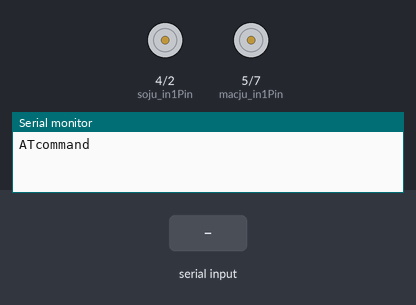
Recording of a sketch running on a simulated Arduino Uno, built with avr-gcc and run on an emulated ATmega328P. Shown: motor-driver pin pairs drawn as motors (green arrow = first pin HIGH = forward, orange = second pin HIGH = backward, longer = more drive, scaled by the enable pin), the last lines printed to the serial monitor. The test bench sets the inputs (shaded band).

Above: at 1.2 s.
1.3 s: "1\n" received over the second serial link
At 5.7 s:
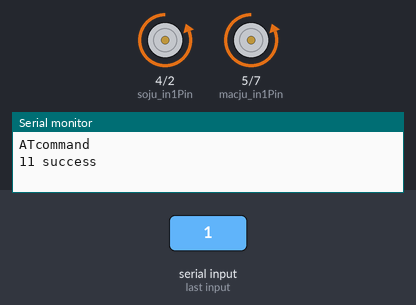
5.8 s: "2\n" received over the second serial link
At 9.4 s:
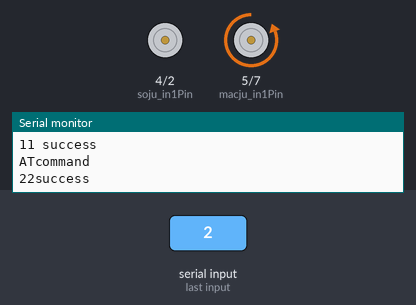
At 16.7 s:
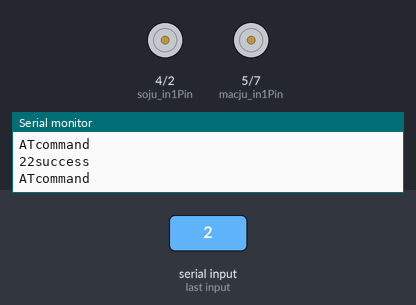
Timing chart, 0 to 17.8 s (numbered marks = the images above; inputs shaded):
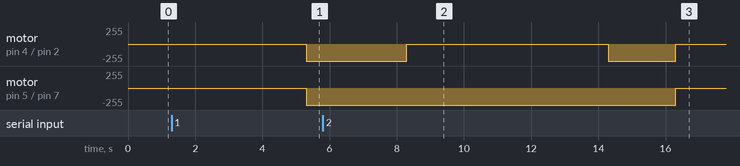

Measured:
- after the input at 1.3 s, motor on pin 4 (soju_in1Pin) / pin 2 (soju_in2Pin), motor on pin 5 (macju_in1Pin) / pin 7 (macju_in2Pin): stopped → backward 255/255 after 4.0 s
- after the input at 5.8 s, motor on pin 5 (macju_in1Pin) / pin 7 (macju_in2Pin): backward 255/255 → stopped after 10.5 s instead of 2.5 s

The sketch:

1218_10000_result.ino
```cpp
#include <SoftwareSerial.h>
//소주:맥주 3:7(황금비율) 2:8 1:9 1:1 1:0 0:1 2:1
  //bluetooth
  SoftwareSerial BTSerial(12,13); //softwareSerial (RX,TX) bluetooth pin
  byte buffer[1];  //데이터를 수신받을 버퍼
  int bufferPosition; //버퍼에 데이터를 저장할때 기록할 위치

  boolean isFirst;
  float first_soju_volume;
  float first_macju_volume;

  //motor  soju
  int soju_enablePin = 3;   //pmw pin
  int soju_in1Pin = 4;
  int soju_in2Pin = 2;
  int soju_nSwitch = 0;
  boolean soju_bReverse = true;
  int soju_nSpeed = 0;

  //motor  macju
  int macju_enablePin = 6;  //pwm pin
  int macju_in1Pin = 5;
  int macju_in2Pin = 7;
  int macju_nSwitch = 0;
  boolean macju_bReverse = true;
  int macju_nSpeed = 0;

  //distance sensor soju
  int soju_trigPin = 8;  //trigpin output
  int soju_echoPin = 9;  //echopin input
  float soju_duration, soju_distance;  //초음파 시간과, 거리

  //distance sensor macju
 // int macju_trigPin = 10;  //trigpin output
  //int macju_echoPin = 11;  //echopin input
  //float macju_duration, macju_distance;  //초음파 시간과, 거리

//sound
int speakerPin = 9;

void setup() {
  // put your setup code here, to run once:
  //bluetooth settting
  BTSerial.begin(9600);
  Serial.begin(9600);
  Serial.println("ATcommand");
  bufferPosition =0 ; //버퍼위치 초기화

  //motor setting
  pinMode(soju_enablePin, OUTPUT);
  pinMode(soju_in1Pin, OUTPUT);
  pinMode(soju_in2Pin, OUTPUT);
  pinMode(macju_enablePin, OUTPUT);
  pinMode(macju_in1Pin, OUTPUT);
  pinMode(macju_in2Pin, OUTPUT);


  //sensor_distance setting
   pinMode(soju_trigPin, OUTPUT);
   pinMode(soju_echoPin, INPUT);
//   pinMode(macju_trigPin, OUTPUT);
 //  pinMode(macju_echoPin, INPUT);

  isFirst = true;

//sound pin
pinMode(speakerPin,OUTPUT);
}


void loop() {
  // put your main code here, to run repeatedly:


  if (BTSerial.available()){ //블루투스로 데이터 수신
    byte data =BTSerial.read(); //수신받은 데이터 저장
    Serial.write(data);  //수신된 데이터 시리얼 모니터로 출력

    buffer[bufferPosition++] = data;  //수신받은 데이터를 버퍼에 저장

    if(data=='1')  //3:7황금 비율
    {
      Serial.write("1 success\n");

       soju_nSpeed=255;
      macju_nSpeed=255;
      soju_setMotor(soju_nSpeed,soju_bReverse);  //soju motor on
      delay(4000);
      macju_setMotor(macju_nSpeed,macju_bReverse); //macju motor on
      delay(3000);
      soju_nSpeed=0;
      macju_nSpeed=0;
      soju_setMotor(soju_nSpeed,soju_bReverse);  //soju motor on
      macju_setMotor(macju_nSpeed,macju_bReverse); //macju motor on
    }
    else if(data=='2') //2:8
    {
      Serial.write("2success\n");

     soju_nSpeed=255;
      macju_nSpeed=255;
      soju_setMotor(soju_nSpeed,soju_bReverse);  //soju motor on
      delay(6000);
      macju_setMotor(macju_nSpeed,macju_bReverse); //macju motor on
      delay(2000);
      soju_nSpeed=0;
      macju_nSpeed=0;
      soju_setMotor(soju_nSpeed,soju_bReverse);  //soju motor on
      macju_setMotor(macju_nSpeed,macju_bReverse); //macju motor on

    }
     else if(data=='3') //1:9
    {
      Serial.write("3 success");

       soju_nSpeed=255;
      macju_nSpeed=255;
      soju_setMotor(soju_nSpeed,soju_bReverse);  //soju motor on
      delay(8000);
      macju_setMotor(macju_nSpeed,macju_bReverse); //macju motor on
      delay(1000);
      soju_nSpeed=0;
      macju_nSpeed=0;
      soju_setMotor(soju_nSpeed,soju_bReverse);  //soju motor on
      macju_setMotor(macju_nSpeed,macju_bReverse); //macju motor on
    }
     else if(data=='4') //1:1
    {
      Serial.write("4 success");

      soju_nSpeed=255;
      macju_nSpeed=255;
      soju_setMotor(soju_nSpeed,soju_bReverse);  //soju motor on
      macju_setMotor(macju_nSpeed,macju_bReverse); //macju motor on
      delay(5000);
      soju_nSpeed=0;
      macju_nSpeed=0;
      soju_setMotor(soju_nSpeed,soju_bReverse);  //soju motor on
      macju_setMotor(macju_nSpeed,macju_bReverse); //macju motor on


    }
     else if(data=='5')// 1:0
    {
      Serial.write("5 success");

       soju_nSpeed=255;
      macju_nSpeed=255;
   //   soju_setMotor(soju_nSpeed,soju_bReverse);  //soju motor on

      macju_setMotor(macju_nSpeed,macju_bReverse); //macju motor on
      delay(10000);
      soju_nSpeed=0;
      macju_nSpeed=0;
      soju_setMotor(soju_nSpeed,soju_bReverse);  //soju motor on
      macju_setMotor(macju_nSpeed,macju_bReverse); //macju motor on
    }
     else if(data=='6')// 0:1
    {
      Serial.write("6 success");

       soju_nSpeed=255;
      macju_nSpeed=255;
      soju_setMotor(soju_nSpeed,soju_bReverse);  //soju motor on
      delay(10000);
      //macju_setMotor(macju_nSpeed,macju_bReverse); //macju motor on

      soju_nSpeed=0;
      macju_nSpeed=0;
      soju_setMotor(soju_nSpeed,soju_bReverse);  //soju motor on
      macju_setMotor(macju_nSpeed,macju_bReverse); //macju motor on
    }
       else if(data=='7')// 2:1
    {
     soju_nSpeed=255;
      macju_nSpeed=255;
      macju_setMotor(macju_nSpeed,macju_bReverse);
        //soju motor on
      delay(3333);
      soju_setMotor(soju_nSpeed,soju_bReverse);
            //macju motor on
      delay(3333);
      soju_nSpeed=0;
      macju_nSpeed=0;
      soju_setMotor(soju_nSpeed,soju_bReverse);  //soju motor on
      macju_setMotor(macju_nSpeed,macju_bReverse); //macju motor on
    }
    if(data=='\n'){ //문자열 종료 표시
      //buffer[bufferPosition] = '$';

      //스마트폰으로 문자열 전송
      BTSerial.write(buffer,bufferPosition);

      bufferPosition = 0;
      BTSerial.write('$');
      tone(speakerPin,500,1000);
    }

  }
}

void soju_get_distance()
{
      digitalWrite(soju_trigPin, HIGH);
      delay(10);
      digitalWrite(soju_trigPin, LOW);

      // echoPin 이 HIGH를 유지한 시간을 저장 한다.
      soju_duration = pulseIn(soju_echoPin, HIGH);
      // HIGH 였을 때 시간(초음파가 보냈다가 다시 들어온 시간)을 가지고 거리를 계산 한다.
      // 340은 초당 초음파(소리)의 속도, 10000은 밀리세컨드를 세컨드로, 왕복거리이므로 2로 나눠준다.
      soju_distance = ((float)(340 * soju_duration) / 10000) / 2;
}
//void macju_get_distance()
//{
//      digitalWrite(macju_trigPin, HIGH);
//      delay(10);
//      digitalWrite(macju_trigPin, LOW);

      // echoPin 이 HIGH를 유지한 시간을 저장 한다.
   //   macju_duration = pulseIn(macju_echoPin, HIGH);
      // HIGH 였을 때 시간(초음파가 보냈다가 다시 들어온 시간)을 가지고 거리를 계산 한다.
      // 340은 초당 초음파(소리)의 속도, 10000은 밀리세컨드를 세컨드로, 왕복거리이므로 2로 나눠준다.
      //macju_distance = ((float)(340 * macju_duration) / 10000) / 2;
//}

void print_distace()
{
      Serial.print("soju_Duration: ");
      Serial.print(soju_duration);
      Serial.print("   ");
      Serial.print("macju_Duration: ");
//      Serial.print(macju_duration);

      Serial.print("\nsoju_DIstance: ");
      Serial.print(soju_distance);
      Serial.print("cm");
      Serial.print("   ");
      Serial.print("macju_DIstance: ");
//      Serial.print(macju_distance);
      Serial.println("cm\n ");
}
void soju_setMotor(int soju_nSpeed, boolean soju_bReverse)
{
  analogWrite(soju_enablePin, soju_nSpeed);
  digitalWrite(soju_in1Pin, ! soju_bReverse);
  digitalWrite(soju_in2Pin, soju_bReverse);
}
void macju_setMotor(int macju_nSpeed, boolean macju_bReverse)
{
  analogWrite(macju_enablePin, macju_nSpeed);
  digitalWrite(macju_in1Pin, ! macju_bReverse);
  digitalWrite(macju_in2Pin, macju_bReverse);
}
void first_distance()
{
if(isFirst)
  {
//     macju_get_distance();  //초음파로 거리 측정
     soju_get_distance();

     first_soju_volume = soju_distance;
//     first_macju_volume = macju_distance;

    Serial.print("soju :");
    Serial.print(first_soju_volume);
    Serial.print(" macju : ");
    Serial.println(first_macju_volume);

    //isFirst= false;
  }


}
```
